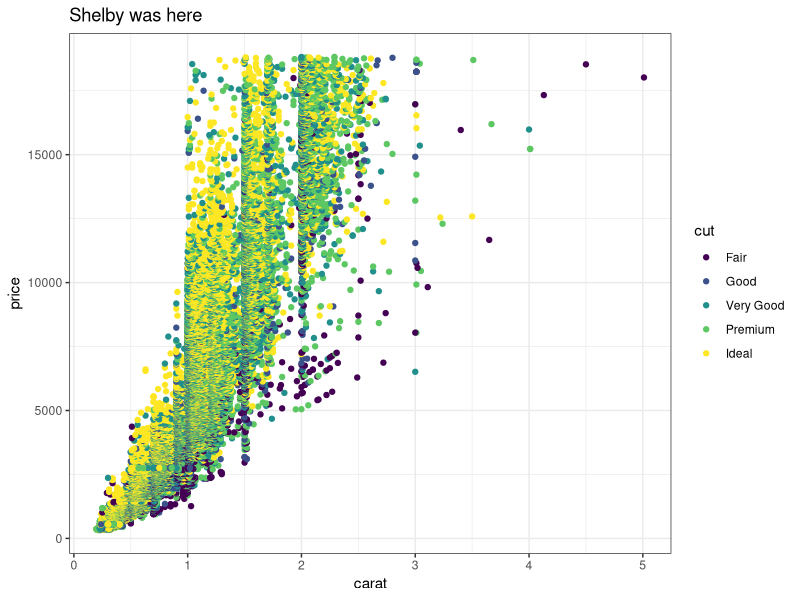
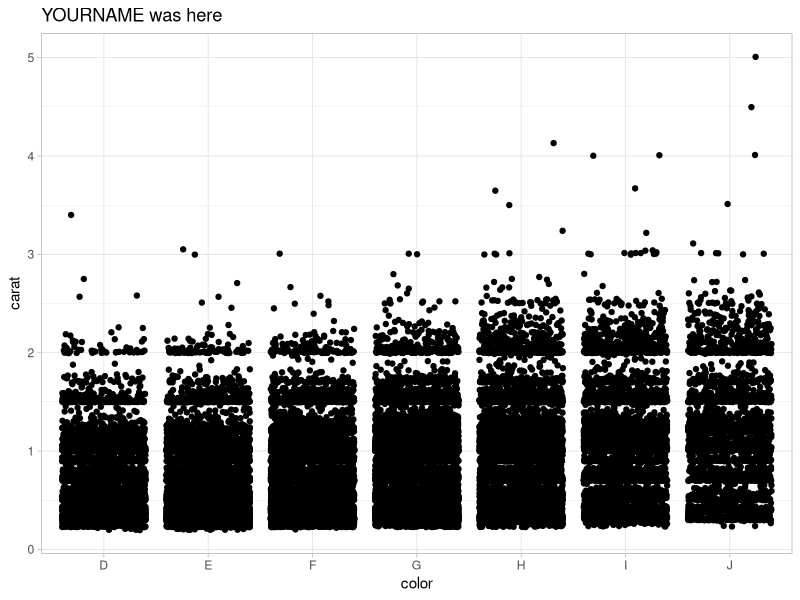
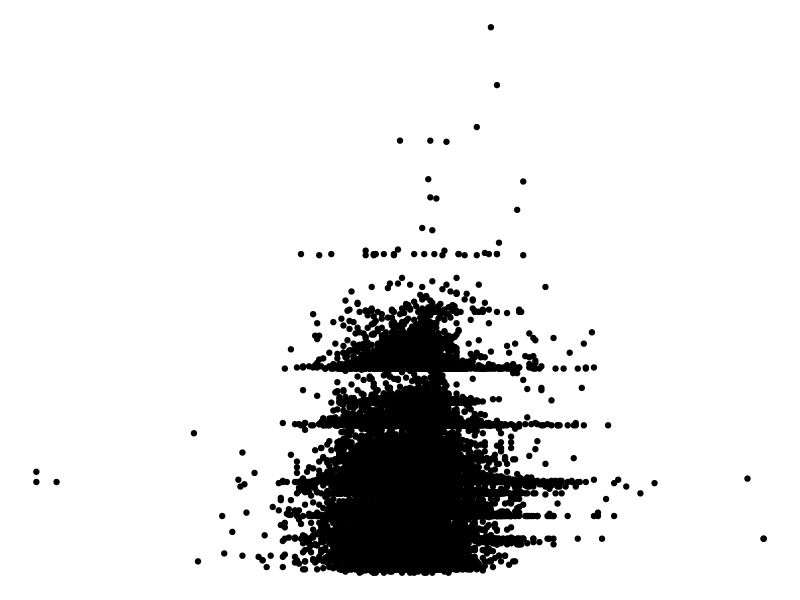

Recreate these plots in R, in order.
## ---- chunk 1
knitr::opts_chunk$set(echo = TRUE)
library(tidyverse)
## ---- chunk 2
# Partner 1: 
# Run the code below to see the original graph
# Change the code below to make the point color change based on 'cut', and update the theme to theme_bw(). Update the title to include your first name. 

ggplot(data = diamonds, aes(x = carat, y = price)) +
  geom_point(aes(color = cut)) +
  theme_bw() +
  labs(title = "Shelby was here")
## ---- chunk 3
# Partner 2: 
# Run the code below to see the original graph
# Change the code below to make the geom a geom_jitter, and update the theme to theme_light. Update the title to include your first name. 

ggplot(data = diamonds, aes(x = color, y = carat)) +
  geom_jitter() +
  theme_light() +
  labs(title = "YOURNAME was here")
## ---- chunk 4
ggplot(data = diamonds, aes(x = depth, y = carat)) +
  geom_point() +
  theme_void()
## ---- chunk 5
